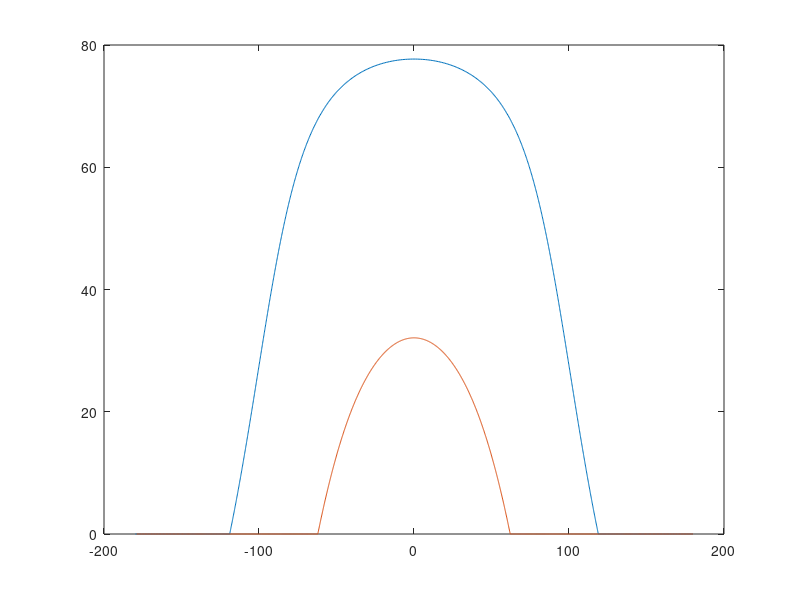
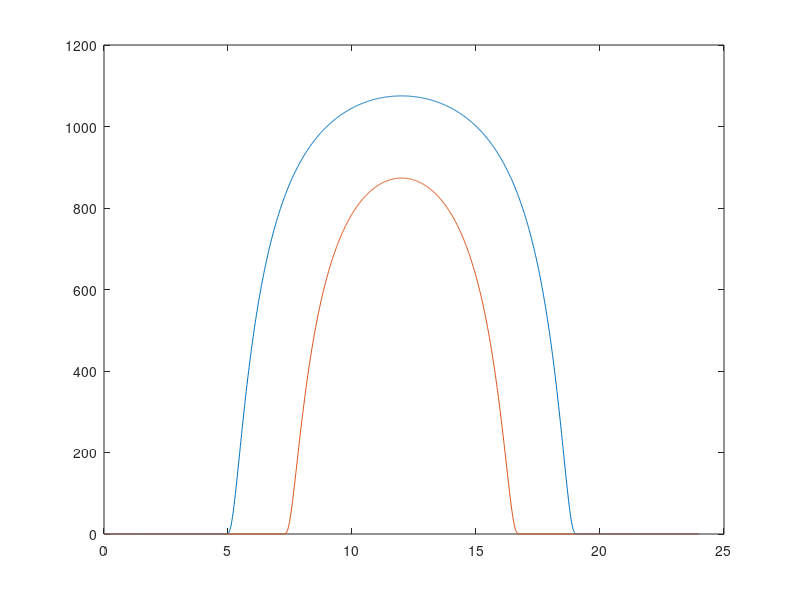

MATLAB code to generate these figures, in order:
%% Reset Everything

close all
clear all

%% Time / Hour Angle
tm = 0:1:1439;  %Increment minutes in one day
th = tm/60;     %Convert so that it increments fraction of hrs in on day.
h = 12 - th;    %Convert to difference between solar noob
H = 15*h;       %Convert to Hour Angle 

%% Declimantion Angle
%  23.45sin[(360/365)(n-81)]

% Summer Day: July 1st
n_sum = 181; %days
n_win = 372; %days
sum_declimation = 23.45.*sind((360/365).*(n_sum - 81));
win_declimation = 23.45.*sind((360/365).*(n_win - 81));
        
%% Altitude Angle 
% Altitude angle at solar noon, Bn - angle between the sun and the local
% horizon:
    % Bn = 90 - Lat - Dec.
    
    % Location:
        % Latitude: 35.484 deg.
        % Longitude: 120.672 deg. 
        lat = 35.484;
        
    % Sin(beta) = cos(Lat)cos(Dec)cos(H) + sin(Lat)sin(Dec)
    sum_coslat = cosd(lat);
    sum_cosDec = cosd(sum_declimation);
    sum_cosH = cosd(H);
    sum_sinlat = sind(lat);
    sum_sinDec = sind(sum_declimation);
    sum_sinbeta = ((sum_coslat.*sum_cosDec.*sum_cosH) +  sum_sinlat.*sum_sinDec);
    sum_altitude_angle = asind(sum_sinbeta);
    
    win_coslat = cosd(lat);
    win_cosDec = cosd(win_declimation);
    win_cosH = cosd(H);
    win_sinlat = sind(lat);
    win_sinDec = sind(win_declimation);
    win_sinbeta = (win_coslat.*win_cosDec.*win_cosH) +  win_sinlat.*win_sinDec;
    win_altitude_angle = asind(win_sinbeta);
    
    
        
    %sum_altitude = 90 - lat - sum_declimation
    %win_altitude = 90 - lat - win_declimation
    
    %% Azimuth Angle 
% The azimuth angle, Az, of the sun or a celetial body (St) is depending on
% it's declination, Dec, and altitude, Alt, and on the Lat of the observer.

% azimuth angle: 
    % sin(phi) = [cos(Dec)sin(H)]/cos(altitude_angle)
    
sum_sinH = sind(H);
sum_cosBeta = cosd(sum_altitude_angle);

sum_sinphi = ((sum_cosDec.*sum_sinH)./sum_cosBeta);
sum_azimuth_angle = asind(sum_sinphi);

win_sinH = sind(H);
win_cosBeta = cosd(win_altitude_angle);

win_sinphi = (win_cosDec.*win_sinH)./win_cosBeta;
win_azimuth_angle = asind(win_sinphi);

 for(i=1:length(H))
     if (sum_cosH(i) >= (tand(sum_declimation)/tand(lat)))
     else if(sum_azimuth_angle(i)<0)
        sum_azimuth_angle(i) = -180 - sum_azimuth_angle(i);
     else 
     sum_azimuth_angle(i) = 180 - sum_azimuth_angle(i);
         end
     end
 end
 
 for(i=1:length(H))
     if(sum_altitude_angle(i) < 0)
         sum_altitude_angle(i) = 0;
     end
 end
 
  for(i=1:length(H))
     if (win_cosH(i) >= (tand(win_declimation)/tand(lat)))
     else if(win_azimuth_angle(i)<0)
        win_azimuth_angle(i) = -180 - win_azimuth_angle(i);
     else 
     win_azimuth_angle(i) = 180 - win_azimuth_angle(i);
         end
     end
  end
  
   for(i=1:length(H))
     if(win_altitude_angle(i) < 0)
         win_altitude_angle(i) = 0;
     end
   end
 
figure(1)
plot(sum_azimuth_angle , sum_altitude_angle)
hold on
plot(win_azimuth_angle , win_altitude_angle)


%% Irradiance 
% Irradiance of atmosphere: 1377 w/m^2

sum_AM = 1./sind(sum_altitude_angle);
win_AM = 1./sind(win_altitude_angle);

sum_I = 1377.*(0.7.^(sum_AM).^(0.678));
win_I = 1377.*(0.7.^(win_AM).^(0.678));

figure(2)
plot(th, sum_I)
hold on 
plot(th, win_I)

sum_array_energy = ((th(2:end)-th(1:end-1)).*(sum_I(2:end)+sum_I(1:end-1)))/2;
sum_energy = sum(sum_array_energy)

win_array_energy = ((th(2:end)-th(1:end-1)).*(win_I(2:end)+win_I(1:end-1)))/2;
win_energy = sum(win_array_energy)

%% Amount of Daylight

sum_HSR_pos = acosd(-tand(lat).*tand(sum_declimation));
sum_HSR_neg = acosd((tand(lat).*tand(sum_declimation)));
win_HSR_pos = acosd(-tand(lat).*tand(win_declimation));
win_HSR_neg = acosd((tand(lat).*tand(win_declimation)));

sum_sunrise_pos = 12 - sum_HSR_pos/15
sum_sunrise_neg = 24 - sum_HSR_neg/15
win_sunrise_pos = 12 - win_HSR_pos/15
win_sunrise_neg = 24 - win_HSR_neg/15

sum_sunlight = sum_sunrise_neg - sum_sunrise_pos
win_sunlight = win_sunrise_neg - win_sunrise_pos
    
